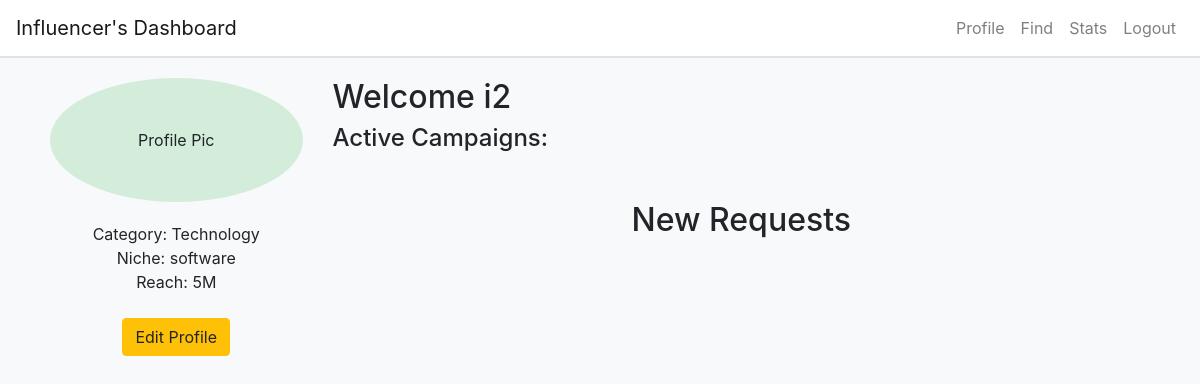
Before: /influencer_profile (signed in) with the older database file.
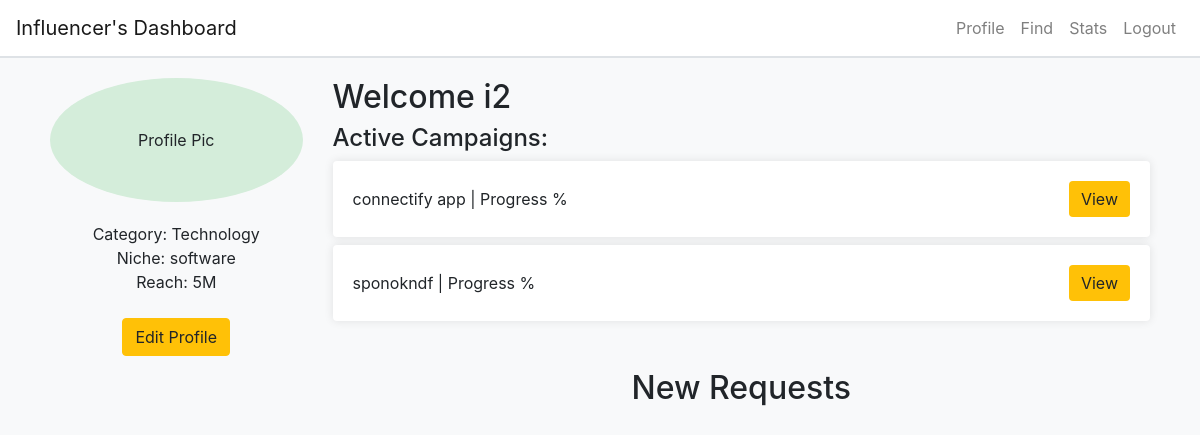
After: the same page with the newer database file.
### app.py (models this page shows)
class AdRequest(db.Model):
    id = db.Column(db.Integer, primary_key=True)
    ad_name = db.Column(db.String(100), nullable=False)
    description = db.Column(db.String(500), nullable=False)
    terms = db.Column(db.String(500), nullable=True)
    payment = db.Column(db.Float, nullable=False)
    influencer_name = db.Column(db.String(100), nullable=True)
    influencer_id = db.Column(db.Integer, db.ForeignKey('influencers.id'), nullable=True)
    campaign_id = db.Column(db.Integer, db.ForeignKey('campaign.id'), nullable=False)
    negotiation_status = db.Column(db.String(20), nullable=False, default='no negotiation')
    modified_terms = db.Column(db.Text, nullable=True)
    modified_payment = db.Column(db.Float, nullable=True)
    created_by = db.Column(db.String(20), nullable=False)
    created_at = db.Column(db.DateTime, default=datetime.utcnow)
    campaign = db.relationship('Campaign', back_populates='ad_requests')
    sponsor_id = db.Column(db.Integer, db.ForeignKey('sponsors.id'), nullable=False)
    status = db.Column(db.String(50), default='pending')

### app.py (the view)
@app.route('/influencer_profile')
def influencer_profile():
    if 'user_id' not in session  or session.get('user_role') != 'influencer':
        flash('You need to log in first.', 'warning')
        return redirect(url_for('login'))
    user_id = session['user_id']
    user = User.query.get(user_id)
    user_role = session.get('user_role')
    influencer = user.influencer
    if not influencer:
        flash('Influencer profile not found.', 'error')
        return redirect(url_for('login'))
    new_requests = AdRequest.query.filter_by(influencer_id=influencer.id,created_by='sponsor', status='pending').all()
    active_campaigns = AdRequest.query.filter_by(influencer_id=influencer.id,status='accepted').all()
    ad_requests = influencer.ad_requests
    return render_template('influencer_profile.html', influencer=influencer, new_requests=new_requests, active_campaigns=active_campaigns, ad_requests=ad_requests, user_role=user_role)

### templates/influencer_profile.html (shortened to what this page needs)
{% extends "base.html" %} {% block title %}Influencer Profile{% endblock %} {%
block content %}
<div class="row">
  <div class="col-md-3 text-center">
    <div
      class="profile-pic"
      style="
        background-color: #d4edda;
        padding: 50px;
        border-radius: 50%;
        margin-bottom: 20px;
      "
    >
      Profile Pic
    </div>
    <div>Category: {{ influencer.category }}</div>
    <div>Niche: {{ influencer.niche }}</div>
    <div>Reach: {{ influencer.reach }}</div>
    <div class="mt-4">
      <a
        href="{{ url_for('edit_influencer_profile',influencer_id=influencer.id) }}"
        class="btn btn-warning"
        >Edit Profile</a
      >
    </div>
  </div>
  <div class="col-md-9">
    <h2>Welcome {{ influencer.user.username }}</h2>
    <h4>Active Campaigns:</h4>
    {% for campaign in active_campaigns %}
    <div class="card mb-2">
      <div class="card-body d-flex justify-content-between align-items-center">
        <span>{{ campaign.ad_name }} | Progress {{ campaign.progress }}%</span>
        <a
          href="{{ url_for('view_ad', request_id=campaign.id) }}"
          class="btn btn-view"
          >View</a
        >
      </div>
    </div>
    {% endfor %}
    <div class="container mt-5">
      <h2 class="text-center">New Requests</h2>
    </div>
  </div>
</div>
{% endblock %}

Changed rows visible on the page:
added AdRequest: ad_name "connectify app"
added AdRequest: ad_name "sponokndf"
